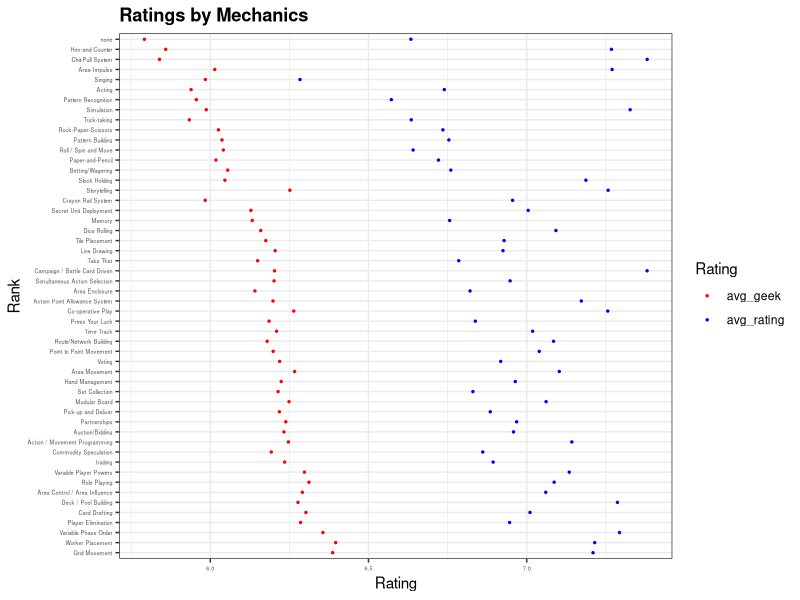
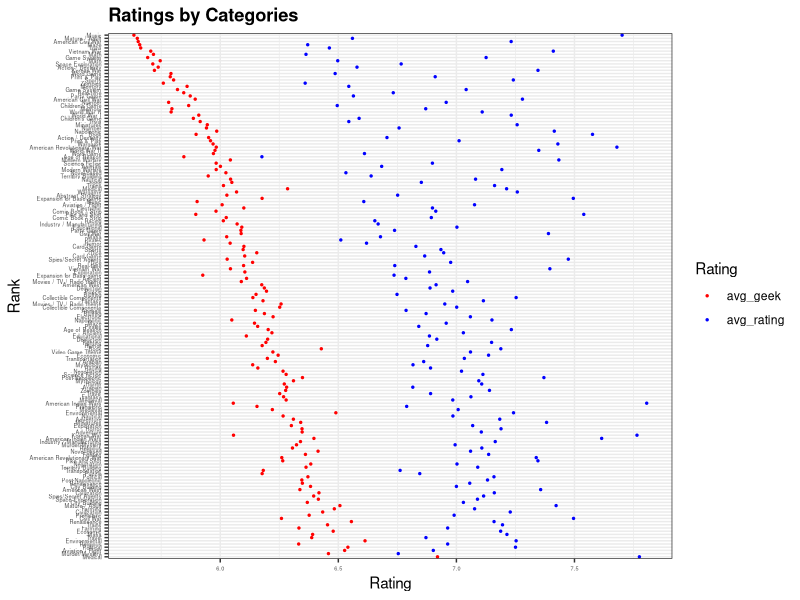
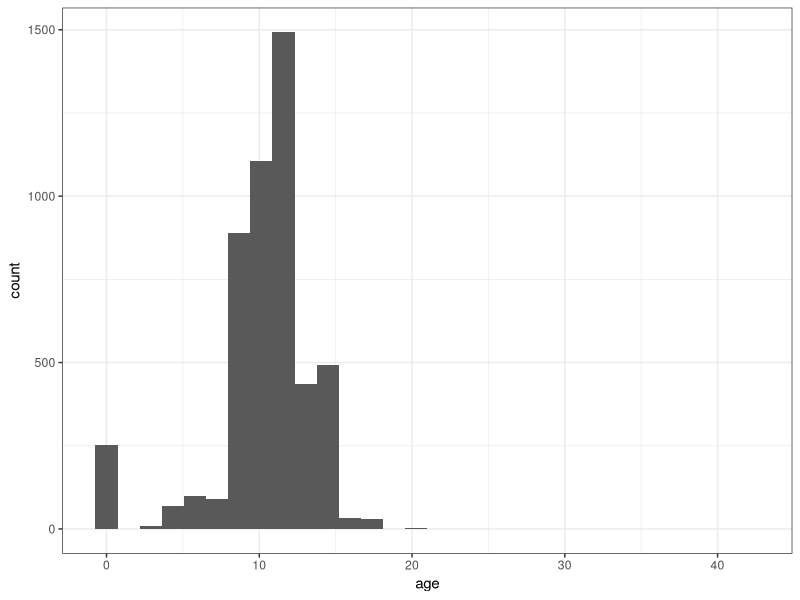
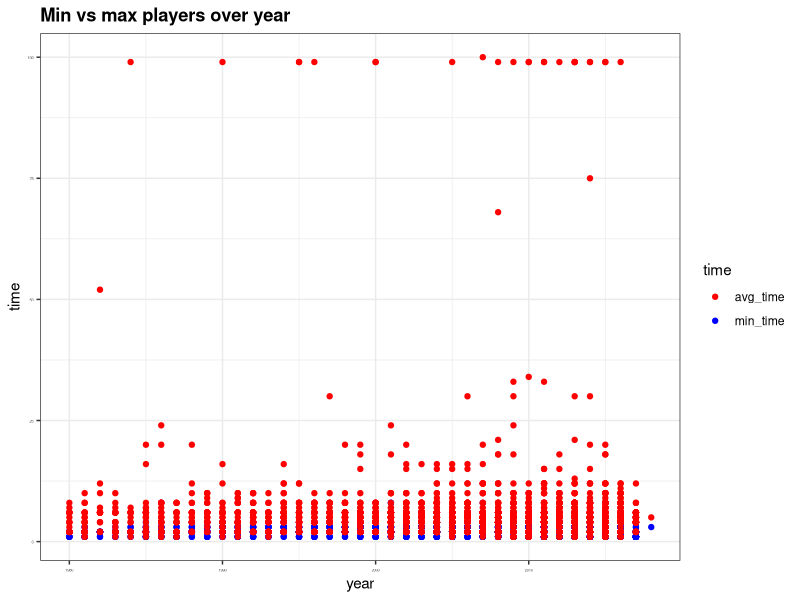
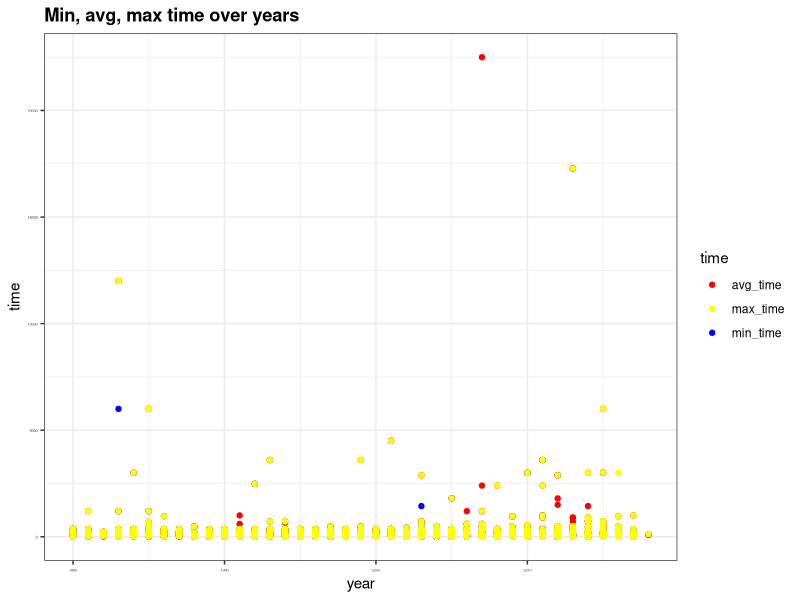

The R source for these figures, in order:
## ---- chunk 1
knitr::opts_chunk$set(echo = TRUE)
## ---- chunk 2
library(ggplot2)
library(dslabs)
library(tidyverse)
library(dplyr)
library(knitr)
library(readr)
ds_theme_set()

#game <- read.csv(file = file.choose()) #4999   20
#iqgame <- read.csv('bgg_db_2017_04.csv', header = TRUE)

# clean and recoded data
game <- read.csv("game_recode.txt", header = T, sep = "|") 
names(game) #  4999   26
dim(game)
## ---- chunk 3
missing(game) #none
## ---- chunk 4
library(purrr)
library(stringr)
# Functions
split_into_multiple <- function(column, pattern = ", ", into_prefix){
  cols <- str_split_fixed(column, pattern, n = Inf)
  cols[which(cols == "")] <- NA
  cols <- as.tibble(cols)
  m <- dim(cols)[2]
  names(cols) <- paste(into_prefix, 1:m, sep = "_")
  return(cols)
}

#Splitting 
game <- game %>% bind_cols(split_into_multiple(game$category,',','category')) %>%
  bind_cols(split_into_multiple(game$mechanic,',','mechanic'))

#Cleaning
game <- game %>% select(-category, -mechanic, -designer, -image_url)

#Tidying
tidydata <- game %>% gather(key, categories, category_1:category_11, na.rm = TRUE) %>% select(-key) %>%
  gather(key, mechanics, mechanic_1:mechanic_18, na.rm = TRUE) %>% select(-key)

tidydata$mechanics <- trimws(tidydata$mechanics)
tidydata$categoires <- trimws(tidydata$categories)


#Mechanics vs ratings
tidydata %>% group_by(mechanics) %>% summarize(avgrating = mean(avg_rating), avggeek = mean(geek_rating), avgrank = mean(rank)) %>% 
  ggplot() +
  geom_point(aes(avggeek, reorder(mechanics, avgrank), color = 'avg_geek'), size = 0.5) +
  geom_point(aes(avgrating, mechanics, color = 'avg_rating'), size = 0.5) +
  scale_colour_manual(name="Rating", values=c(avg_geek="red", avg_rating="blue")) +
  theme(axis.text=element_text(size=4)) +
  ylab("Rank") +
  xlab("Rating") +
  ggtitle("Ratings by Mechanics") 

#Categories vs ratings
tidydata %>% group_by(categories) %>% summarize(avgrating = mean(avg_rating), avggeek = mean(geek_rating), avgrank = mean(rank)) %>% ggplot() +
  geom_point(aes(avggeek, reorder(categories, avgrank), color = 'avg_geek'), size = 0.5) +
  geom_point(aes(avgrating, categories, color = 'avg_rating'), size = 0.5) + 
  scale_colour_manual(name="Rating", values=c(avg_geek="red", avg_rating="blue")) +
  theme(axis.text=element_text(size=4)) +
  ylab("Rank") +
  xlab("Rating") +
  ggtitle("Ratings by Categories") 
 
## ---- chunk 5
game %>% ggplot(aes(age)) +
  geom_histogram()
## ---- chunk 6
Q1 <- quantile(game$age, 0.25) 
Q3 <- quantile(game$age, 0.75) 
game <- game %>% mutate(agecat = ifelse (age %in% range(0,Q1), 1, ifelse(age %in% range(Q1, Q3), 2, 3)))
## ---- chunk 7
# agecat == 1 when age %in% range(0,Q1)
game %>% 
  select(avg_rating, geek_rating, rank, age, agecat, game_id, names) %>%
  filter(agecat == 1) %>% 
  arrange(desc(avg_rating)) %>% 
  head(10) %>% kable

# agecat == 2 when age %in% range(Q1,Q3)
game %>% 
  select(avg_rating, geek_rating, rank, age, agecat, game_id, names) %>%
  filter(agecat == 2) %>% 
  arrange(desc(avg_rating)) %>% 
  head(10) %>% kable

# agecat == 3 when age %in% range(Q3,)
game %>% 
  select(avg_rating, geek_rating, rank, age, agecat, game_id, names) %>%
  filter(agecat == 3) %>% 
  arrange(desc(avg_rating)) %>% 
  head(10) %>% kable
## ---- chunk 8
# agecat == 1 when age %in% range(0,Q1)
game %>% 
  select(avg_rating, geek_rating, rank, age, agecat, game_id, names) %>%
  filter(agecat == 1) %>% 
  arrange(desc(geek_rating)) %>% 
  head(10) %>% kable

# agecat == 2 when age %in% range(Q1,Q3)
game %>% 
  select(avg_rating, geek_rating, rank, age, agecat, game_id, names) %>%
  filter(agecat == 2) %>% 
  arrange(desc(geek_rating)) %>% 
  head(10) %>% kable

# agecat == 3 when age %in% range(Q3,)
game %>% 
  select(avg_rating, geek_rating, rank, age, agecat, game_id, names) %>%
  filter(agecat == 3) %>% 
  arrange(desc(geek_rating)) %>% 
  head(10) %>% kable
## ---- chunk 9
### top 10 rated (avg_rating) for each player group

#single_player
game %>% 
  select(avg_rating, geek_rating, rank, single_player, game_id, names) %>%
  filter(single_player == 1) %>% 
  arrange(desc(avg_rating)) %>% 
  head(10) %>% kable

#multi_player
game %>% 
  select(avg_rating, geek_rating, rank, multi_player, game_id, names) %>%
  filter(multi_player == 1) %>% 
  arrange(desc(avg_rating)) %>% 
  head(10) %>% kable

#party_player
game %>% 
  select(avg_rating, geek_rating, rank, party_player, game_id, names) %>%
  filter(party_player == 1) %>% 
  arrange(desc(avg_rating)) %>% 
  head(10) %>% kable
## ---- chunk 10
#single_player
game %>% 
  select(avg_rating, geek_rating, rank, single_player, game_id, names) %>%
  filter(single_player == 1) %>% 
  arrange(desc(geek_rating)) %>% 
  head(10) %>% kable

#multi_player
game %>% 
  select(avg_rating, geek_rating, rank, multi_player, game_id, names) %>%
  filter(multi_player == 1) %>% 
  arrange(desc(geek_rating)) %>% 
  head(10) %>% kable

#party_player
game %>% 
  select(avg_rating, geek_rating, rank, party_player, game_id, names) %>%
  filter(party_player == 1) %>% 
  arrange(desc(geek_rating)) %>% 
  head(10) %>% kable
## ---- chunk 11
#plot min, max, players over years
game %>% filter(year >=1980 & rank != which.max(game$max_players)) %>% #drop the 999 maximum point
  select(min_players, max_players, year) %>%
  group_by(year) %>%
  ggplot() + 
  geom_point(aes(year,min_players, color= 'min_time')) +
  geom_point(aes(year, max_players, color= 'avg_time')) +
  scale_colour_manual(name="time", values=c(min_time='blue', avg_time="red", max_time = 'yellow')) +
  theme(axis.text=element_text(size=3)) +
  ylab("time") +
  xlab("year") +
  ggtitle("Min vs max players over year")

# plot min, max, mean, time over years
game %>% filter(year >=1980) %>%
  select(min_time, avg_time, max_time, year) %>%
  group_by(year) %>%
  ggplot() + 
  geom_point(aes(year, min_time, color= 'min_time')) +
  geom_point(aes(year, avg_time, color= 'avg_time')) +
  geom_point(aes(year, max_time, color= 'max_time')) +
  scale_colour_manual(name="time", values=c(min_time='blue', avg_time="red", max_time = 'yellow')) +
  theme(axis.text=element_text(size=3)) +
  ylab("time") +
  xlab("year") +
  ggtitle("Min, avg, max time over years")
